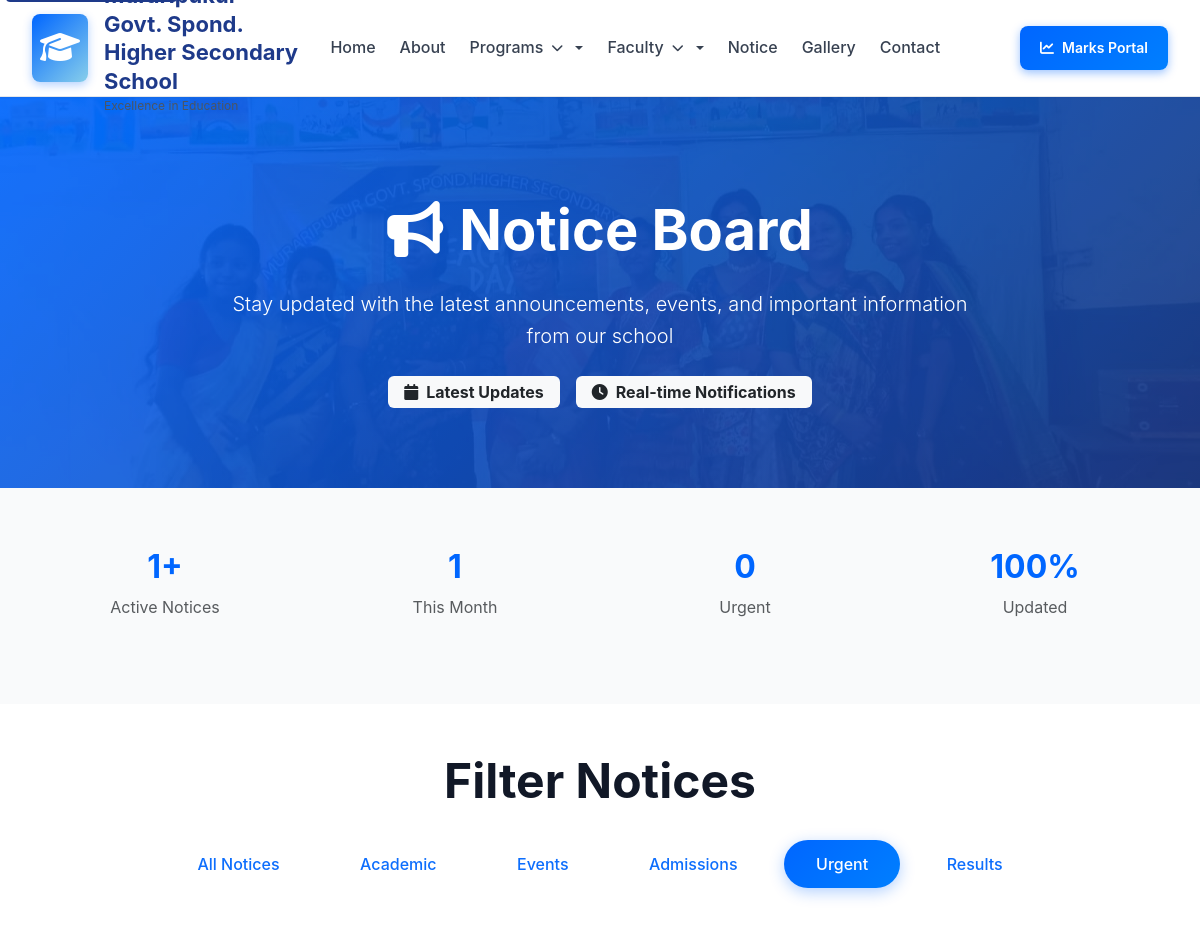
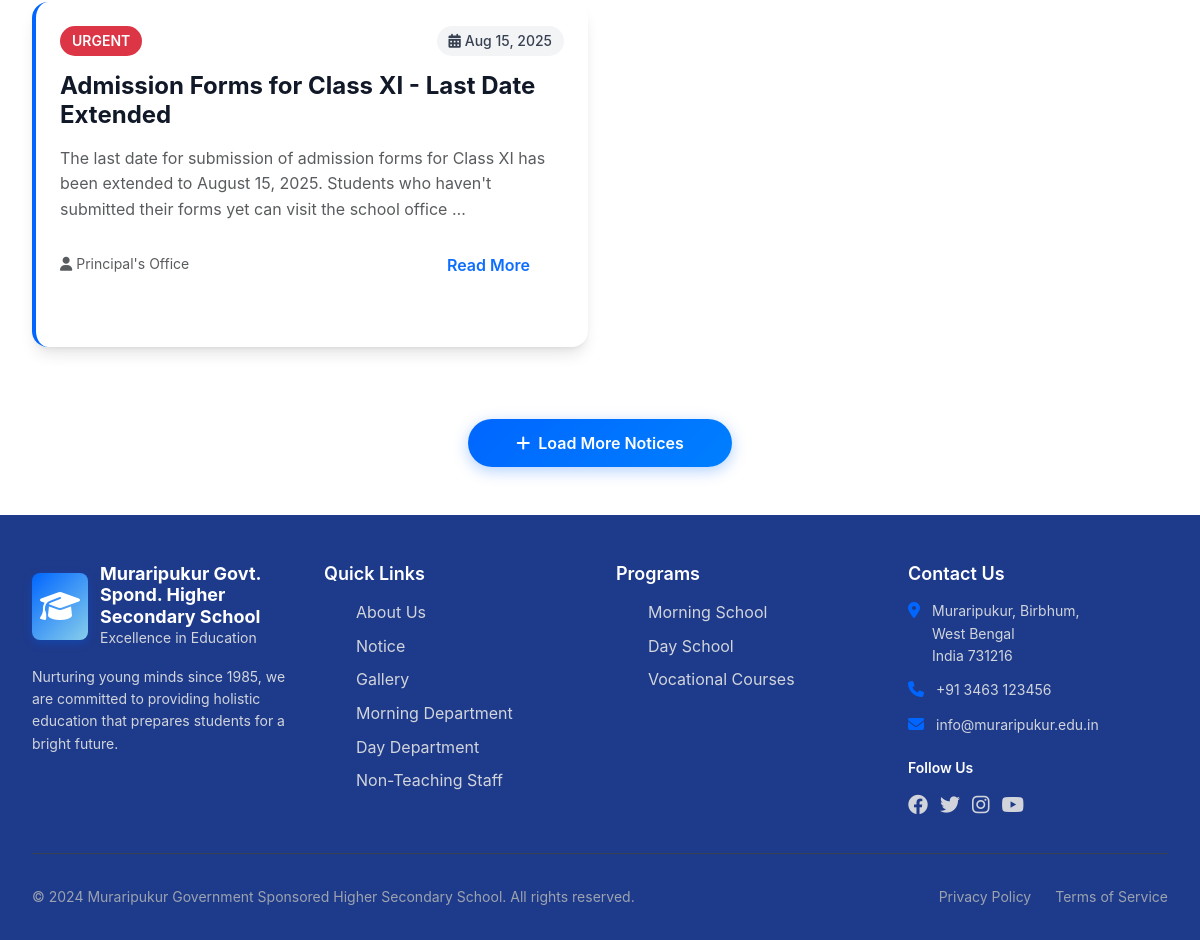
Page /notice/?filter=urgent on the committed database (2 pictures, top to bottom).
### marks_portal/models.py (models this page shows, shortened)
class Notice(models.Model):
    CATEGORY_CHOICES = [
        ('URGENT', 'Urgent'),
        ('ACADEMIC', 'Academic'),
        ('EVENT', 'Event'),
        ('ADMISSIONS', 'Admissions'),
        ('RESULTS', 'Results'),
        ('HOLIDAY', 'Holiday'),
        ('FEE', 'Fee'),
        ('GENERAL', 'General'),
    ]
    title = models.CharField(max_length=200)
    content = models.TextField()
    category = models.CharField(max_length=20, choices=CATEGORY_CHOICES, default='GENERAL')
    posted_by = models.CharField(max_length=100)
    date_posted = models.DateTimeField(default=timezone.now)
    is_urgent = models.BooleanField(default=False)
    is_active = models.BooleanField(default=True)
    button_text = models.CharField(max_length=50, blank=True, null=True)
    pdf_file = models.FileField(upload_to='notices/', blank=True, null=True)
    class Meta:
        ordering = ['-is_urgent', '-date_posted']
    def get_badge_color(self):
        color_map = {
            'URGENT': '#dc3545',
            'ACADEMIC': 'var(--primary-blue)',
            'EVENT': 'var(--secondary-blue)',
            'ADMISSIONS': 'var(--royal-blue)',
            'RESULTS': 'var(--light-blue)',
            'HOLIDAY': 'var(--royal-blue)',
            'FEE': 'var(--electric-blue)',
            'GENERAL': 'var(--primary-blue)',
        }
        return color_map.get(self.category, 'var(--primary-blue)')

### marks_portal/views.py (the view)
# urls.py: path('notice/', views.notice, name='notice'),
def notice(request):
    filter_category = request.GET.get('filter', 'all')
    notices = Notice.objects.filter(is_active=True)
    if filter_category != 'all' and filter_category:
        notices = notices.filter(category=filter_category.upper())
    now = timezone.now()
    current_month = now.month
    current_year = now.year
    context = {
        'notices': notices,
        'current_filter': filter_category,
        'total_notices': Notice.objects.filter(is_active=True).count(),
        'urgent_notices': Notice.objects.filter(is_active=True, is_urgent=True).count(),
        'this_month_notices': Notice.objects.filter(
            is_active=True, date_posted__month=current_month, date_posted__year=current_year).count(),
    }
    return render(request, 'notice.html', context)

### templates/notice.html (shortened to what this page needs)
{% extends 'base.html' %}
{% load static %}
{% block content %}
<section class="hero-notice">
    <div class="container">
        <div class="row justify-content-center text-center">
            <div class="col-lg-8">
                <h1 class="display-4 fw-bold mb-4">
                    <i class="fas fa-bullhorn me-3"></i>Notice Board
                </h1>
                <p class="lead mb-4">
                    Stay updated with the latest announcements, events, and important information from our school
                </p>
                <div class="d-flex justify-content-center gap-3 flex-wrap">
                    <span class="badge bg-light text-dark fs-6 px-3 py-2">
                        <i class="fas fa-calendar me-2"></i>Latest Updates
                    </span>
                    <span class="badge bg-light text-dark fs-6 px-3 py-2">
                        <i class="fas fa-clock me-2"></i>Real-time Notifications
                    </span>
                </div>
            </div>
        </div>
    </div>
</section>
<section class="stats-section">
    <div class="container">
        <div class="row text-center">
            <div class="col-md-3 mb-4">
                <div class="h2 fw-bold" style="color: var(--primary-blue);">{{ total_notices }}+</div>
                <p class="mb-0 text-muted">Active Notices</p>
            </div>
            <div class="col-md-3 mb-4">
                <div class="h2 fw-bold" style="color: var(--primary-blue);">{{ this_month_notices }}</div>
                <p class="mb-0 text-muted">This Month</p>
            </div>
            <div class="col-md-3 mb-4">
                <div class="h2 fw-bold" style="color: var(--primary-blue);">{{ urgent_notices }}</div>
                <p class="mb-0 text-muted">Urgent</p>
            </div>
            <div class="col-md-3 mb-4">
                <div class="h2 fw-bold" style="color: var(--primary-blue);">100%</div>
                <p class="mb-0 text-muted">Updated</p>
            </div>
        </div>
    </div>
</section>
<section class="py-5">
    <div class="container">
        <div class="row mb-5">
            <div class="col-12 text-center">
                <h2 class="section-title mb-4">Filter Notices</h2>
                <div class="filter-pills">
                    <a href="{% url 'notice' %}" class="btn {% if current_filter == 'all' %}btn-primary active{% else %}btn-outline-primary{% endif %}">All Notices</a>
                    <a href="{% url 'notice' %}?filter=academic" class="btn {% if current_filter == 'academic' %}btn-primary active{% else %}btn-outline-primary{% endif %}">Academic</a>
                    <a href="{% url 'notice' %}?filter=event" class="btn {% if current_filter == 'event' %}btn-primary active{% else %}btn-outline-primary{% endif %}">Events</a>
                    <a href="{% url 'notice' %}?filter=admissions" class="btn {% if current_filter == 'admissions' %}btn-primary active{% else %}btn-outline-primary{% endif %}">Admissions</a>
                    <a href="{% url 'notice' %}?filter=urgent" class="btn {% if current_filter == 'urgent' %}btn-primary active{% else %}btn-outline-primary{% endif %}">Urgent</a>
                    <a href="{% url 'notice' %}?filter=results" class="btn {% if current_filter == 'results' %}btn-primary active{% else %}btn-outline-primary{% endif %}">Results</a>
                </div>
            </div>
        </div>
        <div class="row">
            {% for notice in notices %}
            <div class="col-lg-6 mb-4">
                <div class="notice-card {% if notice.is_urgent %}notice-urgent{% endif %} p-4 h-100">
                    <div class="d-flex justify-content-between align-items-start mb-3">
                        <span class="notice-badge" style="background: {{ notice.get_badge_color }};">
                            {{ notice.category }}
                        </span>
                        <span class="notice-date">
                            <i class="fas fa-calendar-alt me-1"></i>{{ notice.date_posted|date:"M d, Y" }}
                        </span>
                    </div>
                    <h4 class="fw-bold mb-3" style="color: var(--gray-900);">
                        {{ notice.title }}
                    </h4>
                    <p class="text-muted mb-3">
                        {{ notice.content|truncatewords:30 }}
                    </p>
                    <div class="d-flex align-items-center justify-content-between">
                        <div class="text-muted small">
                            <i class="fas fa-user me-1"></i>{{ notice.posted_by }}
                        </div>
                        {% if notice.pdf_file and notice.button_text %}
                        <a href="{{ notice.pdf_file.url }}" class="btn btn-sm btn-outline-primary" target="_blank">
                            <i class="fas fa-file-pdf me-1"></i>{{ notice.button_text }}
                        </a>
                        {% elif notice.pdf_file %}
                        <a href="{{ notice.pdf_file.url }}" class="btn btn-sm btn-outline-primary" target="_blank">
                            <i class="fas fa-file-pdf me-1"></i>Download PDF
                        </a>
                        {% elif notice.button_text %}
                        <button class="btn btn-sm btn-outline-primary">
                            {{ notice.button_text }}
                        </button>
                        {% else %}
                        <button class="btn btn-sm btn-outline-primary">
                            Read More
                        </button>
                        {% endif %}
                    </div>
                </div>
            </div>
            {% endfor %}
        </div>
        <div class="text-center mt-5">
            <button class="btn btn-primary btn-lg rounded-pill px-5">
                <i class="fas fa-plus me-2"></i>Load More Notices
            </button>
        </div>
    </div>
</section>
{% endblock %}

### static/test.css (style rules this page uses)
* { margin: 0; padding: 0; box-sizing: border-box; }
:root { --primary-blue: #0066ff; --primary-blue-dark: #0052cc; --secondary-blue: #3399ff; --secondary-blue-dark: #0066ff; --navy: #1e3a8a; --navy-dark: #1e40af; --light-blue: #66b3ff; --light-blue-dark: #3399ff; --sky-blue: #87ceeb; --royal-blue: #4169e1; --electric-blue: #007fff; --white: #ffffff; --gray-50: #f9fafb; --gray-100: #f3f4f6; --gray-200: #e5e7eb; --gray-300: #d1d5db; --gray-400: #9ca3af; --gray-600: #4b5563; --gray-700: #374151; --gray-800: #1f2937; --gray-900: #111827; --container-max-width: 1280px; --border-radius: 0.5rem; --border-radius-lg: 1rem; --border-radius-xl: 1.5rem; --shadow-sm: 0 1px 2px 0 rgb(0 0 0 / 0.05); --shadow: 0 1px 3px 0 rgb(0 0 0 / 0.1), 0 1px 2px -1px rgb(0 0 0 / 0.1); --shadow-md: 0 4px 6px -1px rgb(0 0 0 / 0.1), 0 2px 4px -2px rgb(0 0 0 / 0.1); --shadow-lg: 0 10px 15px -3px rgb(0 0 0 / 0.1), 0 4px 6px -4px rgb(0 0 0 / 0.1); --shadow-xl: 0 20px 25px -5px rgb(0 0 0 / 0.1), 0 8px 10px -6px rgb(0 0 0 / 0.1); --transition-all: all 0.3s ease; --transition-colors: color 0.2s ease, background-color 0.2s ease, border-color 0.2s ease; }
body { font-family: -apple-system, BlinkMacSystemFont, "Segoe UI", Roboto, "Helvetica Neue", Arial, sans-serif; line-height: 1.6; color: var(--gray-800); background-color: var(--white); }
.container { max-width: var(--container-max-width); margin: 0 auto; padding: 0 1rem; }
@media (min-width: 640px) { .container { padding: 0 1.5rem; } }
@media (min-width: 1024px) { .container { padding: 0 2rem; } }
.btn { display: inline-flex; align-items: center; justify-content: center; padding: 0.75rem 2rem; font-weight: 600; text-decoration: none; border-radius: var(--border-radius); transition: var(--transition-all); border: 2px solid transparent; cursor: pointer; font-size: 1rem; line-height: 1.5; }
.btn-primary { background: linear-gradient(135deg, var(--primary-blue), var(--electric-blue)); color: var(--white); border: none; box-shadow: 0 4px 15px rgba(0, 102, 255, 0.3); }
.section-title { font-size: 2.5rem; font-weight: bold; color: var(--navy); margin-bottom: 1.5rem; text-align: center; }
html { scroll-behavior: smooth; }
@media (min-width: 1200px) { .container { max-width: 1200px; } }
@media (min-width: 1200px) { .section-title { font-size: 3rem; } }

### rows in the picture
Notice: category "URGENT", date_posted "Aug 15, 2025", title "Admission Forms for Class XI - Last Date Extended", content "The last date for submission of admission forms for Class XI has been extended to August 15, 2025. Students who haven't submitted their forms yet can visit the school office …", posted_by "Principal's Office", button_text "Read More"

### other values in the picture
{{ total_notices }} "1"
{{ this_month_notices }} "1"
{{ urgent_notices }} "0"
